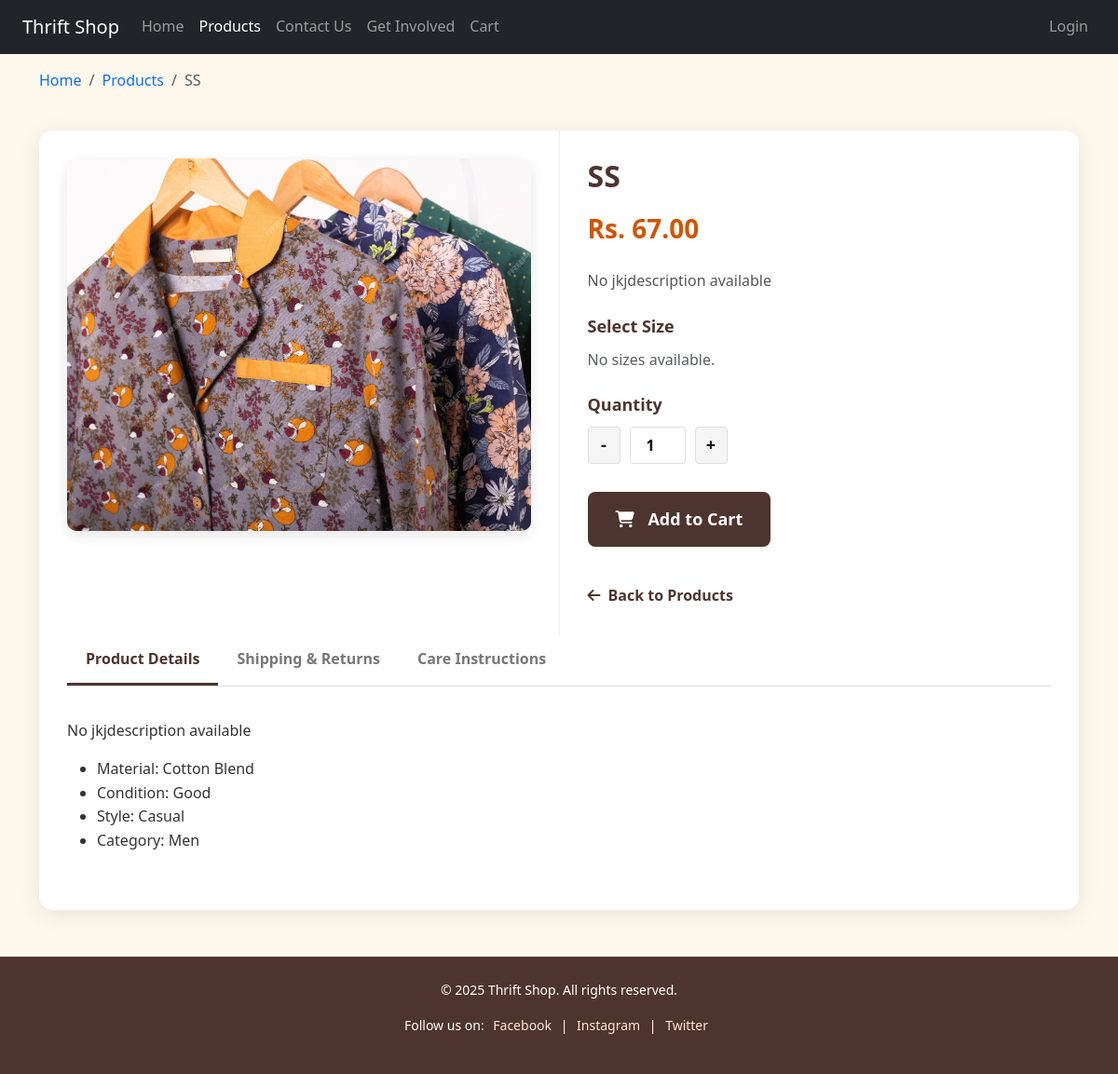
Page /products/1/ on the earlier database version.
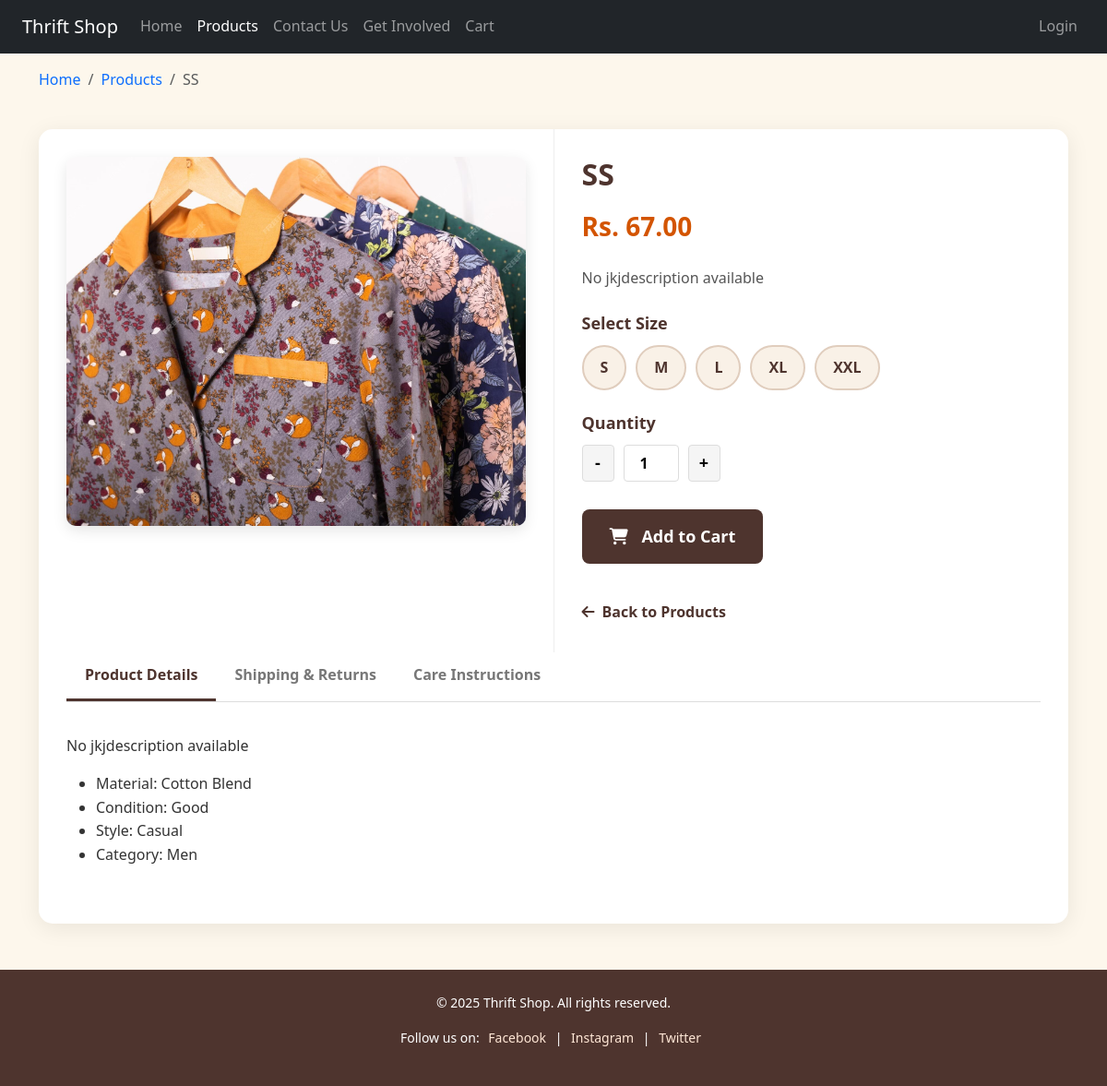
Same page on the later database version.
### shop/models.py (models this page shows, shortened)
class Product(models.Model):
    CATEGORY_CHOICES = [
        ('Men', 'Men'),
        ('Women', 'Women'),
    ]
    name = models.CharField(max_length=200)
    description = models.TextField(default='No description available')
    price = models.DecimalField(max_digits=8, decimal_places=2)
    image = models.ImageField(upload_to='products/')
    category = models.CharField(max_length=10, choices=CATEGORY_CHOICES)
    sizes = models.ManyToManyField(Size, related_name='products', blank=True)

class Size(models.Model):
    code = models.CharField(max_length=4, choices=SIZE_CHOICES, unique=True)

### shop/views.py (the view)
# urls.py: path('products/<int:pk>/', views.product_detail, name='product_detail'),
def product_detail(request, pk):
    product = get_object_or_404(Product, pk=pk)
    sizes = product.sizes.all()
    if request.method == 'POST':
        selected_size = request.POST.get('selected_size')
        print("Selected size:", selected_size)  # For debugging
    return render(request, 'shop/product_detail.html', {
        'product': product,
        'sizes': sizes
    })

### shop/templates/shop/product_detail.html (shortened to what this page needs)
{% load static %}
<!DOCTYPE html>
<html lang="en">
<head>
    <link href="https://cdn.jsdelivr.net/npm/bootstrap@5.3.3/dist/css/bootstrap.min.css" rel="stylesheet">
    <link rel="stylesheet" href="https://cdnjs.cloudflare.com/ajax/libs/font-awesome/6.4.0/css/all.min.css">
</head>
<body>
    <nav class="navbar navbar-expand-lg navbar-dark bg-dark px-4">
        <a class="navbar-brand" href="{% url 'home' %}">Thrift Shop</a>
        <div class="collapse navbar-collapse" id="navbarSupportedContent">
            <ul class="navbar-nav me-auto mb-2 mb-lg-0">
                <li class="nav-item">
                    <a class="nav-link" href="{% url 'home' %}">Home</a>
                </li>
                <li class="nav-item">
                    <a class="nav-link active" href="{% url 'products' %}">Products</a>
                </li>
                <li class="nav-item">
                    <a class="nav-link" href="{% url 'contact' %}">Contact Us</a>
                </li>
                <li class="nav-item">
                    <a class="nav-link" href="{% url 'get_involved' %}">Get Involved</a>
                </li>
                <li class="nav-item">
                    <a class="nav-link" href="{% url 'cart' %}">Cart</a>
                </li>
            </ul>
            <ul class="navbar-nav ms-auto">
                {% if user.is_authenticated %}
                    <li class="nav-item">
                        <a class="nav-link" href="{% url 'logout' %}">Logout</a>
                    </li>
                {% else %}
                    <li class="nav-item">
                        <a class="nav-link" href="{% url 'login' %}">Login</a>
                    </li>
                {% endif %}
            </ul>
        </div>
    </nav>
    <div class="container mt-3">
        <nav aria-label="breadcrumb">
            <ol class="breadcrumb">
                <li class="breadcrumb-item"><a href="{% url 'home' %}">Home</a></li>
                <li class="breadcrumb-item"><a href="{% url 'products' %}">Products</a></li>
                <li class="breadcrumb-item active" aria-current="page">{{ product.name }}</li>
            </ol>
        </nav>
    </div>
    <div class="container">
        <div class="product-container">
            <div class="product-content">
                <div class="product-images">
                    {% if product.image %}
                        <img src="{{ product.image.url }}" alt="{{ product.name }}" class="main-image">
                    {% else %}
                        <div class="main-image d-flex align-items-center justify-content-center bg-light">
                            <span class="text-muted">No image available</span>
                        </div>
                    {% endif %}
                </div>
                <div class="product-info">
                    <h1 class="product-title">{{ product.name }}</h1>
                    <div class="product-price">Rs. {{ product.price|floatformat:2 }}</div>
                    <p class="product-description">{{ product.description }}</p>
                    <form action="{% url 'add_to_cart' product.id %}" method="post" id="add-to-cart-form">
                        <div class="size-section">
                            <h3 class="section-title">Select Size</h3>
                            <div class="size-options">
                                {% if product.sizes.exists %}
                                    {% for size in product.sizes.all %}
                                        <label for="size_{{ size.code }}" class="size-label">{{ size.code }}</label>
                                    {% endfor %}
                                {% else %}
                                    <span class="text-muted">No sizes available.</span>
                                {% endif %}
                            </div>
                        </div>
                        <div class="quantity-section">
                            <h3 class="section-title">Quantity</h3>
                            <div class="quantity-control">
                                <button type="button" class="quantity-btn" onclick="decreaseQty()">-</button>
                                <input type="number" id="quantity" name="quantity" value="1" min="1" class="quantity-input">
                                <button type="button" class="quantity-btn" onclick="increaseQty()">+</button>
                            </div>
                        </div>
                        <button type="submit" class="add-to-cart-btn">
                            <i class="fas fa-shopping-cart"></i> Add to Cart
                        </button>
                    </form>
                    <a href="{% url 'products' %}" class="back-link">
                        <i class="fas fa-arrow-left"></i> Back to Products
                    </a>
                </div>
            </div>
            <div class="product-tabs">
                <div class="tabs-nav">
                    <button class="tab-btn active" onclick="openTab('details')">Product Details</button>
                    <button class="tab-btn" onclick="openTab('shipping')">Shipping & Returns</button>
                    <button class="tab-btn" onclick="openTab('care')">Care Instructions</button>
                </div>
                <div id="details" class="tab-content active">
                    <p>{{ product.description }}</p>
                    <ul class="mt-3">
                        <li>Material: Cotton Blend</li>
                        <li>Condition: Good</li>
                        <li>Style: Casual</li>
                        <li>Category: {{ product.category }}</li>
                    </ul>
                </div>
            </div>
        </div>
    </div>
    <footer>
        <p>© 2025 Thrift Shop. All rights reserved.</p>
        <p>Follow us on:
            <a href="#">Facebook</a> |
            <a href="#">Instagram</a> |
            <a href="#">Twitter</a>
        </p>
    </footer>
</body>
</html>

### shop/templates/shop/product_detail.html (style rules this page uses)
:root { --primary-color: #4e342e; --accent-color: #f6ebfd; --bg-light: #fdf7ec; --text-dark: #333; --highlight: #d35400; --success: #28a745; }
* { margin: 0; padding: 0; box-sizing: border-box; }
body { font-family: 'Segoe UI', Tahoma, Geneva, Verdana, sans-serif; background-color: var(--bg-light); color: var(--text-dark); line-height: 1.6; }
a { text-decoration: none; transition: all 0.3s ease; }
.product-container { max-width: 1200px; margin: 40px auto; background-color: white; border-radius: 15px; box-shadow: 0 5px 25px rgba(0, 0, 0, 0.08); overflow: hidden; }
.product-content { display: flex; flex-wrap: wrap; }
.product-images { flex: 1; min-width: 300px; padding: 30px; }
.main-image { width: 100%; height: 400px; object-fit: cover; border-radius: 10px; box-shadow: 0 5px 15px rgba(0, 0, 0, 0.1); }
.product-info { flex: 1; min-width: 300px; padding: 30px; border-left: 1px solid #eee; }
.product-title { font-size: 32px; font-weight: 700; color: var(--primary-color); margin-bottom: 15px; }
.product-price { font-size: 28px; font-weight: 700; color: var(--highlight); margin-bottom: 20px; }
.product-description { font-size: 16px; color: #555; margin-bottom: 25px; line-height: 1.7; }
.size-section { margin-bottom: 25px; }
.section-title { font-size: 18px; font-weight: 600; color: var(--primary-color); margin-bottom: 12px; }
.size-options { display: flex; flex-wrap: wrap; gap: 10px; }
.size-label { display: inline-block; padding: 10px 18px; background-color: #f9f1e7; color: var(--primary-color); border: 2px solid #e0cdbd; border-radius: 30px; font-weight: 600; cursor: pointer; transition: all 0.3s ease; }
.quantity-section { margin-bottom: 30px; }
.quantity-control { display: flex; align-items: center; max-width: 150px; }
.quantity-btn { width: 40px; height: 40px; background-color: #f5f5f5; border: 1px solid #ddd; border-radius: 4px; display: flex; align-items: center; justify-content: center; font-size: 18px; font-weight: bold; cursor: pointer; transition: all 0.2s ease; }
.quantity-input { width: 60px; height: 40px; border: 1px solid #ddd; text-align: center; font-size: 16px; font-weight: 600; margin: 0 10px; border-radius: 4px; }
.add-to-cart-btn { display: inline-block; padding: 15px 30px; background-color: var(--primary-color); color: white; border: none; border-radius: 8px; font-size: 18px; font-weight: 600; cursor: pointer; transition: all 0.3s ease; margin-bottom: 20px; }
.add-to-cart-btn i { margin-right: 10px; }
.back-link { display: inline-flex; align-items: center; color: var(--primary-color); font-weight: 600; margin-top: 20px; transition: all 0.3s ease; }
.back-link i { margin-right: 8px; }
.product-tabs { padding: 0 30px 30px; }
.tabs-nav { display: flex; border-bottom: 1px solid #ddd; margin-bottom: 20px; }
.tab-btn { padding: 12px 20px; background: none; border: none; border-bottom: 3px solid transparent; font-size: 16px; font-weight: 600; color: #777; cursor: pointer; transition: all 0.3s ease; }
.tab-btn.active { color: var(--primary-color); border-bottom-color: var(--primary-color); }
.tab-content { display: none; padding: 15px 0; }
.tab-content.active { display: block; }
footer { background-color: var(--primary-color); color: white; padding: 25px 10px; text-align: center; font-size: 14px; margin-top: 50px; }
footer a { color: #ffe7d6; margin: 0 6px; }

Differences in the rows shown:
added Size: code "S"
added Size: code "M"
added Size: code "L"
added Size: code "XL"
added Size: code "XXL"
Other differences:
text no longer shown: "No sizes available."
